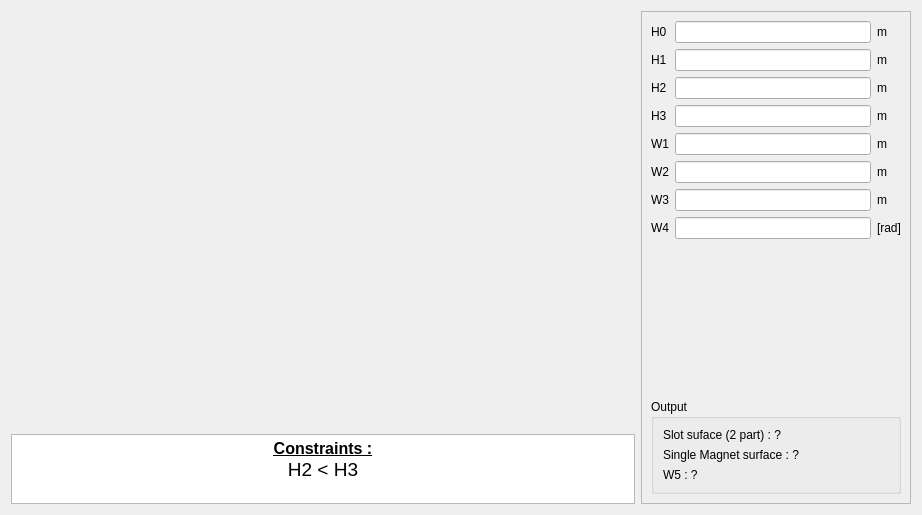
<?xml version="1.0" encoding="UTF-8"?>
<ui version="4.0">
 <class>PHoleM53</class>
 <widget class="QWidget" name="PHoleM53">
  <property name="geometry">
   <rect>
    <x>0</x>
    <y>0</y>
    <width>922</width>
    <height>515</height>
   </rect>
  </property>
  <property name="minimumSize">
   <size>
    <width>740</width>
    <height>440</height>
   </size>
  </property>
  <property name="maximumSize">
   <size>
    <width>16777215</width>
    <height>16777215</height>
   </size>
  </property>
  <property name="windowTitle">
   <string>Form</string>
  </property>
  <layout class="QHBoxLayout" name="horizontalLayout">
   <item>
    <layout class="QVBoxLayout" name="verticalLayout_3">
     <item>
      <widget class="QLabel" name="img_slot">
       <property name="sizePolicy">
        <sizepolicy hsizetype="Preferred" vsizetype="Preferred">
         <horstretch>0</horstretch>
         <verstretch>0</verstretch>
        </sizepolicy>
       </property>
       <property name="minimumSize">
        <size>
         <width>0</width>
         <height>0</height>
        </size>
       </property>
       <property name="maximumSize">
        <size>
         <width>16777215</width>
         <height>16777215</height>
        </size>
       </property>
       <property name="text">
        <string/>
       </property>
       <property name="pixmap">
        <pixmap resource="../../../../Resources/pyleecan.qrc">:/images/images/MachineSetup/SMHoleMag/HoleM53.png</pixmap>
       </property>
       <property name="scaledContents">
        <bool>true</bool>
       </property>
      </widget>
     </item>
     <item>
      <widget class="QTextEdit" name="txt_constraint">
       <property name="sizePolicy">
        <sizepolicy hsizetype="Preferred" vsizetype="Fixed">
         <horstretch>0</horstretch>
         <verstretch>0</verstretch>
        </sizepolicy>
       </property>
       <property name="minimumSize">
        <size>
         <width>200</width>
         <height>0</height>
        </size>
       </property>
       <property name="maximumSize">
        <size>
         <width>16777215</width>
         <height>70</height>
        </size>
       </property>
       <property name="verticalScrollBarPolicy">
        <enum>Qt::ScrollBarAlwaysOff</enum>
       </property>
       <property name="html">
        <string>&lt;!DOCTYPE HTML PUBLIC &quot;-//W3C//DTD HTML 4.0//EN&quot; &quot;http://www.w3.org/TR/REC-html40/strict.dtd&quot;&gt;
&lt;html&gt;&lt;head&gt;&lt;meta name=&quot;qrichtext&quot; content=&quot;1&quot; /&gt;&lt;style type=&quot;text/css&quot;&gt;
p, li { white-space: pre-wrap; }
&lt;/style&gt;&lt;/head&gt;&lt;body style=&quot; font-family:'MS Shell Dlg 2'; font-size:7.8pt; font-weight:400; font-style:normal;&quot;&gt;
&lt;p align=&quot;center&quot; style=&quot; margin-top:0px; margin-bottom:0px; margin-left:0px; margin-right:0px; -qt-block-indent:0; text-indent:0px;&quot;&gt;&lt;span style=&quot; font-size:12pt; font-weight:600; text-decoration: underline;&quot;&gt;Constraints :&lt;/span&gt;&lt;/p&gt;
&lt;p align=&quot;center&quot; style=&quot; margin-top:0px; margin-bottom:0px; margin-left:0px; margin-right:0px; -qt-block-indent:0; text-indent:0px;&quot;&gt;&lt;span style=&quot; font-size:14pt;&quot;&gt;H2 &amp;lt; H3&lt;/span&gt;&lt;/p&gt;&lt;/body&gt;&lt;/html&gt;</string>
       </property>
       <property name="textInteractionFlags">
        <set>Qt::TextSelectableByKeyboard|Qt::TextSelectableByMouse</set>
       </property>
      </widget>
     </item>
    </layout>
   </item>
   <item>
    <widget class="QScrollArea" name="scrollArea">
     <property name="minimumSize">
      <size>
       <width>270</width>
       <height>0</height>
      </size>
     </property>
     <property name="maximumSize">
      <size>
       <width>270</width>
       <height>16777215</height>
      </size>
     </property>
     <property name="widgetResizable">
      <bool>true</bool>
     </property>
     <widget class="QWidget" name="scrollAreaWidgetContents">
      <property name="geometry">
       <rect>
        <x>0</x>
        <y>0</y>
        <width>268</width>
        <height>491</height>
       </rect>
      </property>
      <layout class="QVBoxLayout" name="verticalLayout_4">
       <item>
        <layout class="QGridLayout" name="gridLayout">
         <item row="0" column="0">
          <widget class="QLabel" name="in_H0">
           <property name="text">
            <string>H0</string>
           </property>
          </widget>
         </item>
         <item row="0" column="1">
          <widget class="FloatEdit" name="lf_H0"/>
         </item>
         <item row="0" column="2">
          <widget class="QLabel" name="unit_H0">
           <property name="text">
            <string>m</string>
           </property>
          </widget>
         </item>
         <item row="1" column="0">
          <widget class="QLabel" name="in_H1">
           <property name="text">
            <string>H1</string>
           </property>
          </widget>
         </item>
         <item row="1" column="1">
          <widget class="FloatEdit" name="lf_H1"/>
         </item>
         <item row="1" column="2">
          <widget class="QLabel" name="unit_H1">
           <property name="text">
            <string>m</string>
           </property>
          </widget>
         </item>
         <item row="2" column="0">
          <widget class="QLabel" name="in_H2">
           <property name="text">
            <string>H2</string>
           </property>
          </widget>
         </item>
         <item row="2" column="1">
          <widget class="FloatEdit" name="lf_H2"/>
         </item>
         <item row="2" column="2">
          <widget class="QLabel" name="unit_H2">
           <property name="text">
            <string>m</string>
           </property>
          </widget>
         </item>
         <item row="3" column="0">
          <widget class="QLabel" name="in_H3">
           <property name="text">
            <string>H3</string>
           </property>
          </widget>
         </item>
         <item row="3" column="1">
          <widget class="FloatEdit" name="lf_H3"/>
         </item>
         <item row="3" column="2">
          <widget class="QLabel" name="unit_H3">
           <property name="text">
            <string>m</string>
           </property>
          </widget>
         </item>
         <item row="4" column="0">
          <widget class="QLabel" name="in_W1">
           <property name="text">
            <string>W1</string>
           </property>
          </widget>
         </item>
         <item row="4" column="1">
          <widget class="FloatEdit" name="lf_W1"/>
         </item>
         <item row="4" column="2">
          <widget class="QLabel" name="unit_W1">
           <property name="text">
            <string>m</string>
           </property>
          </widget>
         </item>
         <item row="5" column="0">
          <widget class="QLabel" name="in_W2">
           <property name="text">
            <string>W2</string>
           </property>
          </widget>
         </item>
         <item row="5" column="1">
          <widget class="FloatEdit" name="lf_W2"/>
         </item>
         <item row="5" column="2">
          <widget class="QLabel" name="unit_W2">
           <property name="text">
            <string>m</string>
           </property>
          </widget>
         </item>
         <item row="6" column="0">
          <widget class="QLabel" name="in_W3">
           <property name="text">
            <string>W3</string>
           </property>
          </widget>
         </item>
         <item row="6" column="1">
          <widget class="FloatEdit" name="lf_W3"/>
         </item>
         <item row="6" column="2">
          <widget class="QLabel" name="unit_W3">
           <property name="text">
            <string>m</string>
           </property>
          </widget>
         </item>
         <item row="7" column="0">
          <widget class="QLabel" name="in_W4">
           <property name="text">
            <string>W4</string>
           </property>
          </widget>
         </item>
         <item row="7" column="1">
          <widget class="FloatEdit" name="lf_W4">
           <property name="text">
            <string/>
           </property>
          </widget>
         </item>
         <item row="7" column="2">
          <widget class="QLabel" name="unit_W4">
           <property name="text">
            <string>[rad]</string>
           </property>
          </widget>
         </item>
        </layout>
       </item>
       <item>
        <widget class="WMatSelect" name="w_mat_0" native="true">
         <property name="minimumSize">
          <size>
           <width>100</width>
           <height>0</height>
          </size>
         </property>
        </widget>
       </item>
       <item>
        <widget class="WMatSelect" name="w_mat_1" native="true">
         <property name="minimumSize">
          <size>
           <width>100</width>
           <height>0</height>
          </size>
         </property>
        </widget>
       </item>
       <item>
        <widget class="WMatSelect" name="w_mat_2" native="true">
         <property name="minimumSize">
          <size>
           <width>100</width>
           <height>0</height>
          </size>
         </property>
        </widget>
       </item>
       <item>
        <spacer name="verticalSpacer">
         <property name="orientation">
          <enum>Qt::Vertical</enum>
         </property>
         <property name="sizeHint" stdset="0">
          <size>
           <width>20</width>
           <height>74</height>
          </size>
         </property>
        </spacer>
       </item>
       <item>
        <widget class="QGroupBox" name="g_output">
         <property name="minimumSize">
          <size>
           <width>200</width>
           <height>0</height>
          </size>
         </property>
         <property name="title">
          <string>Output</string>
         </property>
         <layout class="QVBoxLayout" name="verticalLayout">
          <item>
           <widget class="QLabel" name="out_slot_surface">
            <property name="text">
             <string>Slot suface (2 part) : ?</string>
            </property>
           </widget>
          </item>
          <item>
           <widget class="QLabel" name="out_magnet_surface">
            <property name="text">
             <string>Single Magnet surface : ?</string>
            </property>
           </widget>
          </item>
          <item>
           <widget class="QLabel" name="out_W5">
            <property name="text">
             <string>W5 : ?</string>
            </property>
           </widget>
          </item>
         </layout>
        </widget>
       </item>
      </layout>
     </widget>
    </widget>
   </item>
  </layout>
 </widget>
 <customwidgets>
  <customwidget>
   <class>FloatEdit</class>
   <extends>QLineEdit</extends>
   <header>......GUI/Tools/FloatEdit.h</header>
  </customwidget>
  <customwidget>
   <class>WMatSelect</class>
   <extends>QWidget</extends>
   <header>......GUI.Dialog.DMatLib.WMatSelect.WMatSelect.h</header>
   <container>1</container>
  </customwidget>
 </customwidgets>
 <tabstops>
  <tabstop>lf_H0</tabstop>
  <tabstop>lf_H1</tabstop>
  <tabstop>lf_H2</tabstop>
  <tabstop>lf_H3</tabstop>
  <tabstop>lf_W1</tabstop>
  <tabstop>lf_W2</tabstop>
  <tabstop>lf_W3</tabstop>
  <tabstop>lf_W4</tabstop>
  <tabstop>txt_constraint</tabstop>
 </tabstops>
 <resources>
  <include location="../../../../Resources/pyleecan.qrc"/>
 </resources>
 <connections/>
</ui>
